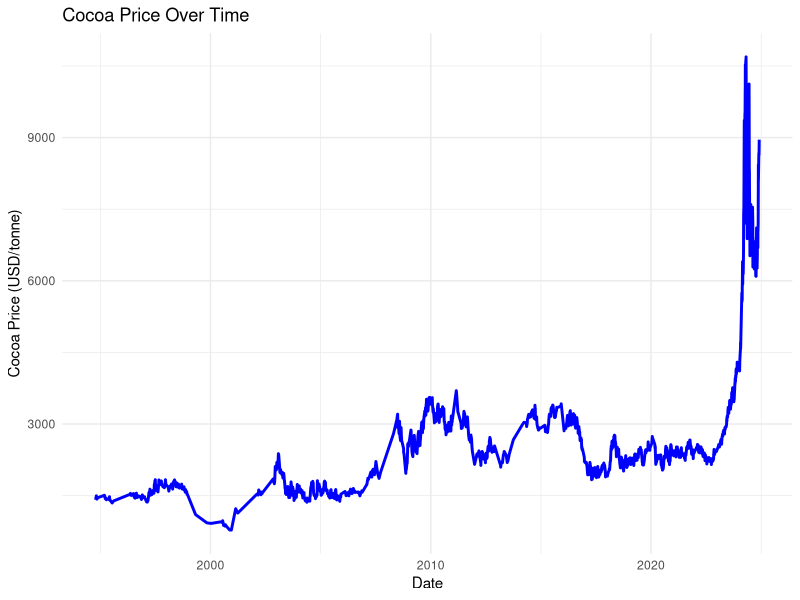
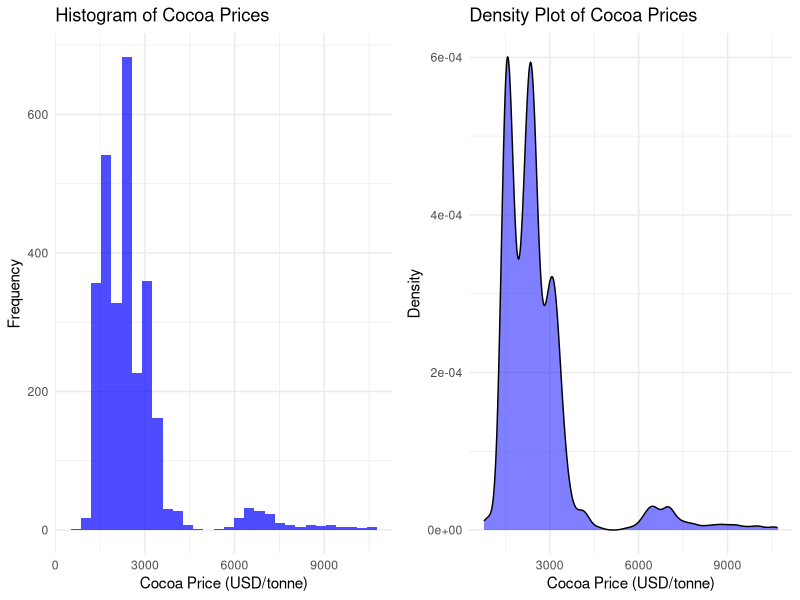
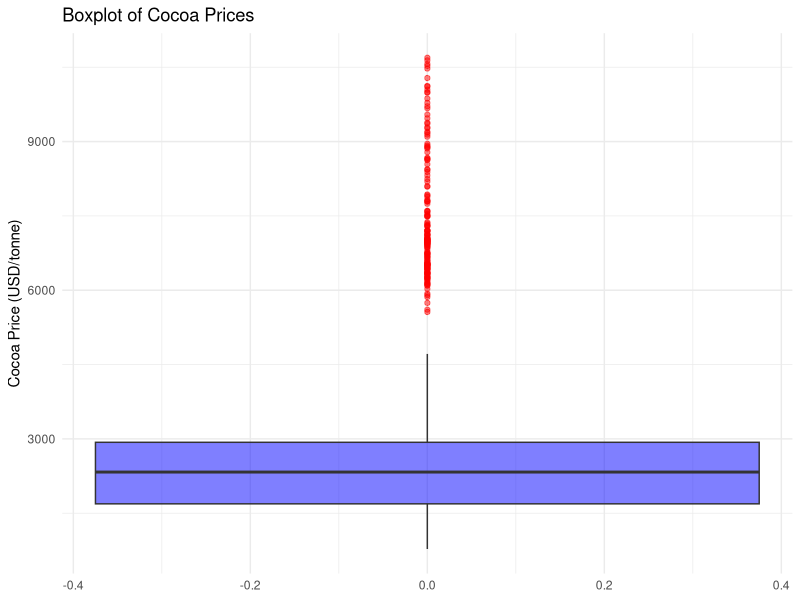
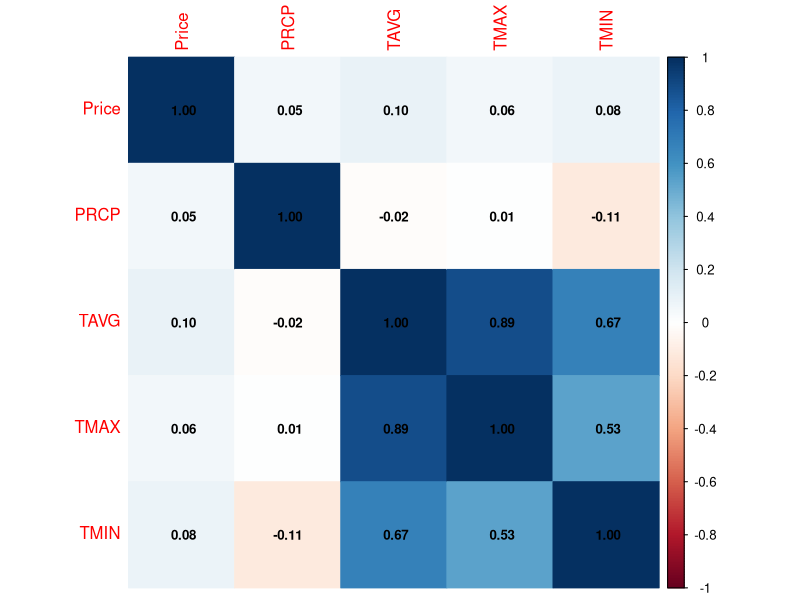
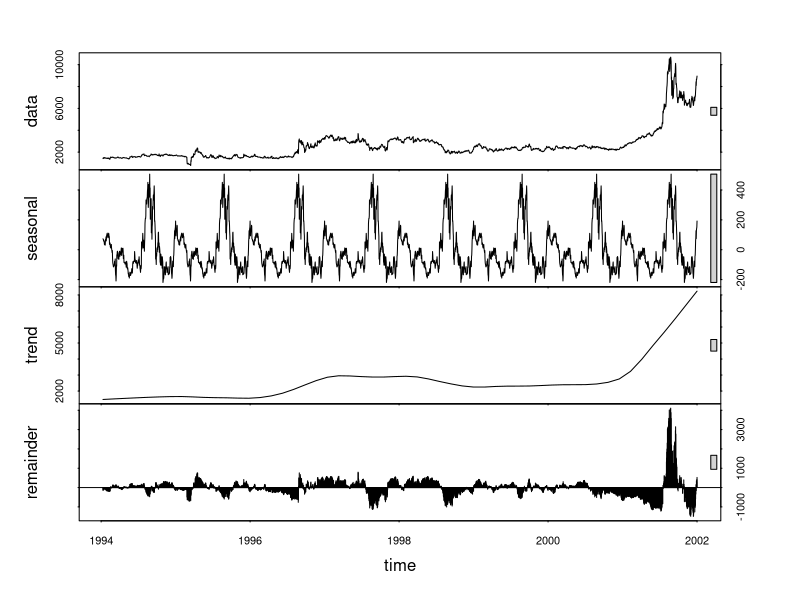
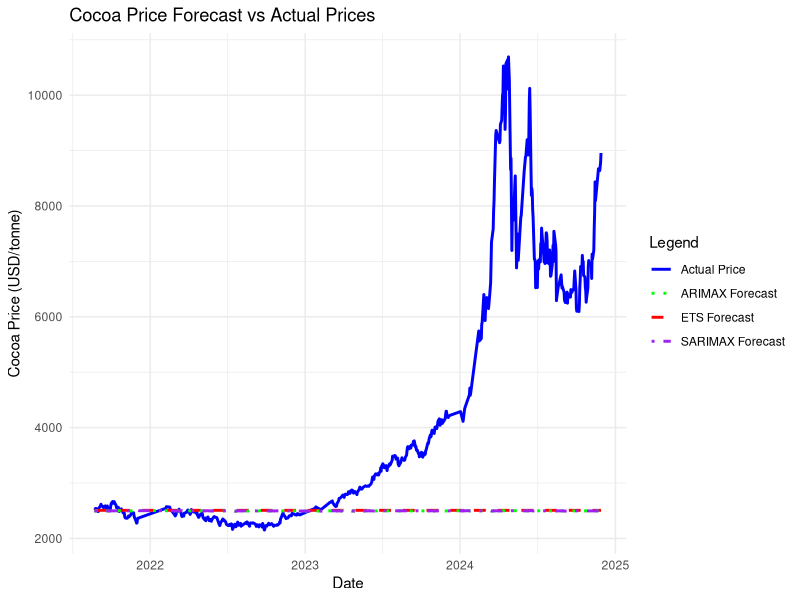

The R source for these figures, in order:
# Load necessary libraries
library(tidyverse)
library(lubridate)
library(forecast)
library(tseries)

# Load datasets
cocoa_prices <- read.csv("00-data/Price.csv", stringsAsFactors = FALSE)
ghana_weather <- read.csv("00-data/Climate.csv", stringsAsFactors = FALSE)

# Convert date formats
cocoa_prices$Date <- as.Date(cocoa_prices$Date, format='%d/%m/%Y')
ghana_weather$DATE <- as.Date(ghana_weather$DATE)

# Clean price data (remove commas and convert to numeric)
cocoa_prices$Price <- as.numeric(gsub(",", "", cocoa_prices$ICCO.daily.price..US..tonne.))

# Select and arrange data
cocoa_prices <- cocoa_prices %>% select(Date, Price) %>% arrange(Date)

# Aggregate weather data by date (mean values for daily observations)
ghana_weather <- ghana_weather %>%
  group_by(DATE) %>%
  summarise(across(c(PRCP, TAVG, TMAX, TMIN), mean, na.rm = TRUE))

# Merge cocoa prices with weather data
cocoa_data <- left_join(cocoa_prices, ghana_weather, by = c("Date" = "DATE"))
cocoa_data <- na.omit(cocoa_data) # Remove missing values



# 🟢 1️⃣ **Time Series Plot of Cocoa Prices**
ggplot(cocoa_data, aes(x = Date, y = Price)) +
  geom_line(color = "blue", size = 1) +
  labs(title = "Cocoa Price Over Time",
       x = "Date", 
       y = "Cocoa Price (USD/tonne)") +
  theme_minimal()
library(corrplot)
library(gridExtra)
# 🟢 2️⃣ **Histogram & Density Plot of Cocoa Prices**
p1 <- ggplot(cocoa_data, aes(x = Price)) +
  geom_histogram(fill = "blue", bins = 30, alpha = 0.7) +
  labs(title = "Histogram of Cocoa Prices",
       x = "Cocoa Price (USD/tonne)", 
       y = "Frequency") +
  theme_minimal()

p2 <- ggplot(cocoa_data, aes(x = Price)) +
  geom_density(fill = "blue", alpha = 0.5) +
  labs(title = "Density Plot of Cocoa Prices",
       x = "Cocoa Price (USD/tonne)", 
       y = "Density") +
  theme_minimal()

grid.arrange(p1, p2, ncol = 2) # Display both plots side by side

# 🟢 3️⃣ **Boxplot to Identify Outliers in Cocoa Prices**
ggplot(cocoa_data, aes(y = Price)) +
  geom_boxplot(fill = "blue", alpha = 0.5, outlier.color = "red") +
  labs(title = "Boxplot of Cocoa Prices",
       y = "Cocoa Price (USD/tonne)") +
  theme_minimal()


# 🟢 4️⃣ **Correlation Heatmap between Cocoa Prices & Weather Variables**
cor_matrix <- cor(cocoa_data %>% select(Price, PRCP, TAVG, TMAX, TMIN), use = "complete.obs")
corrplot(cor_matrix, method = "color", addCoef.col = "black", tl.cex = 1, number.cex = 0.8)

# 🟢 5️⃣ **Seasonal Decomposition to Analyze Trend, Seasonality, and Residuals**
price_ts <- ts(cocoa_data$Price, start = c(year(min(cocoa_data$Date)), month(min(cocoa_data$Date))), frequency = 365)
decomp <- stl(price_ts, s.window = "periodic")

plot(decomp)








# Split data into training and testing sets
train_size <- floor(0.8 * nrow(cocoa_data))
train_data <- cocoa_data[1:train_size, ]
test_data <- cocoa_data[(train_size + 1):nrow(cocoa_data), ]

# Fit ETS model
ets_model <- ets(train_data$Price)
ets_model 
# Fit ARIMAX model with external regressors
external_regressors_train <- train_data %>% select(PRCP, TAVG, TMAX, TMIN)
external_regressors_test <- test_data %>% select(PRCP, TAVG, TMAX, TMIN)

arimax_model <- auto.arima(train_data$Price, xreg = as.matrix(external_regressors_train), seasonal = FALSE)
arimax_model



# Fit SARIMAX model with seasonal component
sarimax_model <- auto.arima(train_data$Price, xreg = as.matrix(external_regressors_train), seasonal = TRUE)
sarimax_model


# Forecasting for test set
ets_forecast <- forecast(ets_model, h = nrow(test_data))
arimax_forecast <- forecast(arimax_model, xreg = as.matrix(external_regressors_test), h = nrow(test_data))
arimax_forecast 
sarimax_forecast <- forecast(sarimax_model, xreg = as.matrix(external_regressors_test), h = nrow(test_data))

# Convert forecast outputs to data frames for plotting
forecast_df <- data.frame(
  Date = test_data$Date,
  Actual = test_data$Price,
  ETS_Forecast = as.numeric(ets_forecast$mean),
  ARIMAX_Forecast = as.numeric(arimax_forecast$mean),
  SARIMAX_Forecast = as.numeric(sarimax_forecast$mean)
)

# Plot actual vs predicted values
ggplot(forecast_df, aes(x = Date)) +
  geom_line(aes(y = Actual, color = "Actual Price"), size = 1) +
  geom_line(aes(y = ETS_Forecast, color = "ETS Forecast"), linetype = "dashed", size = 1) +
  geom_line(aes(y = ARIMAX_Forecast, color = "ARIMAX Forecast"), linetype = "dotted", size = 1) +
  geom_line(aes(y = SARIMAX_Forecast, color = "SARIMAX Forecast"), linetype = "dotdash", size = 1) +
  labs(title = "Cocoa Price Forecast vs Actual Prices",
       x = "Date",
       y = "Cocoa Price (USD/tonne)",
       color = "Legend") +
  scale_color_manual(values = c("Actual Price" = "blue", "ETS Forecast" = "red", 
                                "ARIMAX Forecast" = "green", "SARIMAX Forecast" = "purple")) +
  theme_minimal()






### Fit ETS Models
ets_model_1 <- ets(train_data$Price)  # Automatically select best ETS model

### Fit Two Parametric Models (ARIMA and SARIMA)
external_regressors <- train_data %>% select(PRCP, TAVG, TMAX, TMIN)
arimax_model <- auto.arima(train_data$Price, xreg = as.matrix(external_regressors), seasonal = FALSE)
sarimax_model <- auto.arima(train_data$Price, xreg = as.matrix(external_regressors), seasonal = TRUE)

### Forecasting for Test Set
ets_forecast_1 <- forecast(ets_model_1, h = nrow(test_data))
arimax_forecast <- forecast(arimax_model, xreg = as.matrix(test_data %>% select(PRCP, TAVG, TMAX, TMIN)), h = nrow(test_data))
sarimax_forecast <- forecast(sarimax_model, xreg = as.matrix(test_data %>% select(PRCP, TAVG, TMAX, TMIN)), h = nrow(test_data))

### Compare Model Performance
ets_accuracy_1 <- accuracy(ets_forecast_1, test_data$Price)
ets_accuracy_1
arimax_accuracy <- accuracy(arimax_forecast, test_data$Price)
arimax_accuracy
sarimax_accuracy <- accuracy(sarimax_forecast, test_data$Price)
sarimax_accuracy












